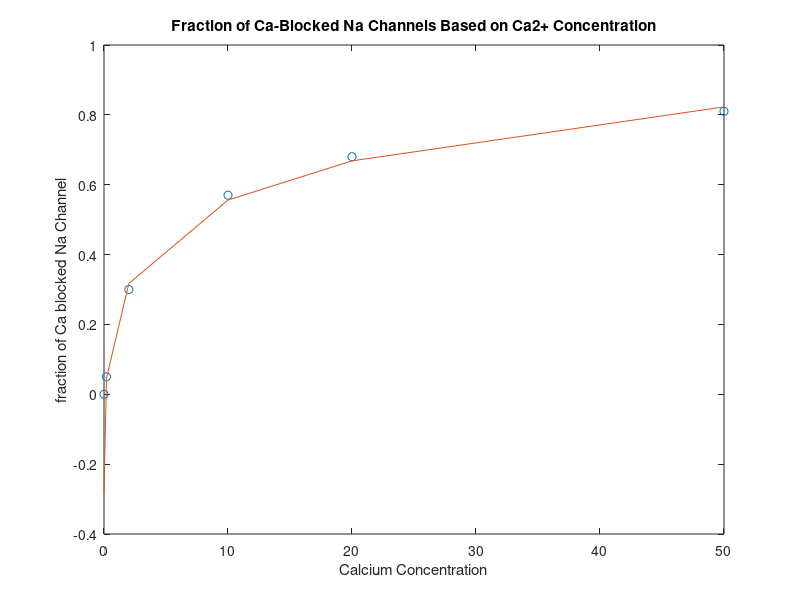

Source code (MATLAB):
%Best fit line with sample data
clc 
clf
ca0=[0 0.2 2 10 20 50];
fraction= [0 0.05 0.3 0.57 0.68 0.81];
%Used Curve Fitting under Apps tab:
f=(0.4651*log((0.574*ca0.^(0.4071))+0.2874))+0.2951; %goodness of fit line R^2 = 0.9979
plot(ca0,fraction, 'o')
hold on
plot(ca0,f)
title('Fraction of Ca-Blocked Na Channels Based on Ca2+ Concentration')
xlabel('Calcium Concentration')
ylabel('fraction of Ca blocked Na Channel')